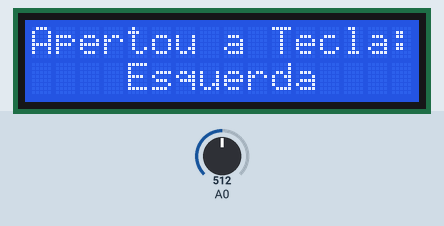
Simulated run of this sketch. Board: Arduino Uno, built with avr-gcc and run on an emulated ATmega328P. Parts: 16×2 character LCD. The test bench sets the inputs (shaded band); at power-on: A0 = 512.

Above: at 1.2 s.
1.3 s: A0 set to 70
At 1.8 s:
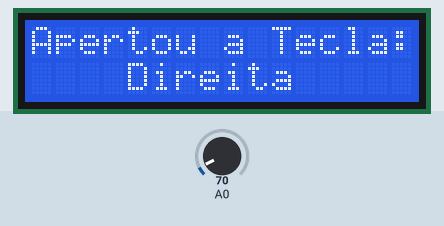
2.8 s: A0 set to 210
At 4.0 s:
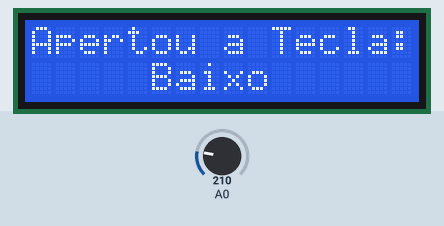
4.3 s: A0 set to 610
At 5.3 s:
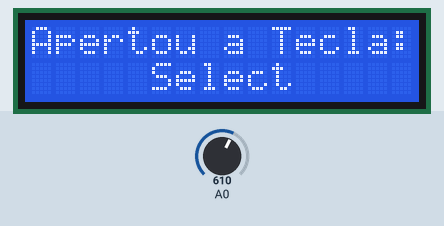
5.8 s: A0 set to 590
At 6.5 s:
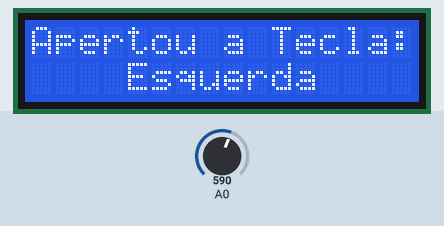
7.3 s: A0 set to 716
At 7.6 s:
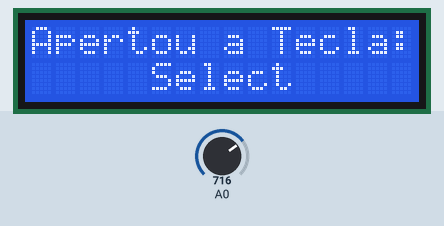
Timing chart, 0 to 9.8 s (numbered marks = the images above; inputs shaded):
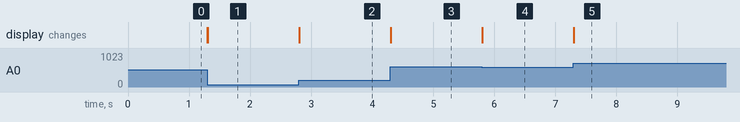

The sketch:

Display_LCD_Shield.ino
```cpp
#include <LiquidCrystal.h> //Incluindo biblioteca

LiquidCrystal lcd(8, 9, 4, 5, 6, 7);

void setup (){
 lcd.begin(16,2);
 lcd.setCursor(0,0);
 lcd.print("Apertou a Tecla:");
}

void loop (){

 lcd.setCursor(0,1);

 if ((analogRead(0)) < 80) {  // Se a leitura for menor que 80
  lcd.print ("    Direita    "); // escreve na tela
 }

 else if ((analogRead(0)) < 200) { // Se a leitura for menor que 200
  lcd.print ("      Cima     ");  // escreve na tela
 }

 else if ((analogRead(0)) < 400){   // Se a leitura for menor que 400
  lcd.print ("     Baixo     ");  // escreve na tela
 }
 else if ((analogRead(0)) < 600){  // Se a leitura for menor que 600
  lcd.print ("    Esquerda   "); // escreve na tela
 }
 else if ((analogRead(0)) < 800){  // Se a leitura for menor que 800
  lcd.print ("     Select   "); // escreve na tela
 }
}
```

Measured:
- after the input at 1.3 s, the display: first changes at once (image 1 shows a later state)
- after the input at 2.8 s, the display: changes at once (image 2)
- after the input at 4.3 s, the display: changes at once (image 3)
- after the input at 5.8 s, the display: changes at once (image 4)
- after the input at 7.3 s, the display: changes at once (image 5)
